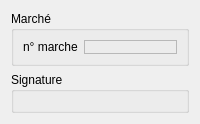
             <widget class="QWidget" name="tab_10">
              <attribute name="title">
               <string>entite preneuse</string>
              </attribute>
              <layout class="QVBoxLayout" name="verticalLayout_22" stretch="1,10">
               <item>
                <widget class="QGroupBox" name="groupBox_9">
                 <property name="title">
                  <string>Marché</string>
                 </property>
                 <layout class="QGridLayout" name="gridLayout_6" columnstretch="1,10">
                  <item row="0" column="0">
                   <widget class="QLabel" name="label_24">
                    <property name="text">
                     <string>n° marche</string>
                    </property>
                   </widget>
                  </item>
                  <item row="0" column="1">
                   <widget class="QFrame" name="frame_entpren_marche">
                    <property name="frameShape">
                     <enum>QFrame::StyledPanel</enum>
                    </property>
                    <property name="frameShadow">
                     <enum>QFrame::Raised</enum>
                    </property>
                    <layout class="QVBoxLayout" name="verticalLayout_14">
                     <property name="leftMargin">
                      <number>0</number>
                     </property>
                     <property name="topMargin">
                      <number>0</number>
                     </property>
                     <property name="rightMargin">
                      <number>0</number>
                     </property>
                     <property name="bottomMargin">
                      <number>0</number>
                     </property>
                    </layout>
                   </widget>
                  </item>
                 </layout>
                </widget>
               </item>
               <item>
                <widget class="QGroupBox" name="groupBox_entpren_sign">
                 <property name="title">
                  <string>Signature</string>
                 </property>
                 <layout class="QVBoxLayout" name="verticalLayout_27"/>
                </widget>
               </item>
              </layout>
             </widget>
